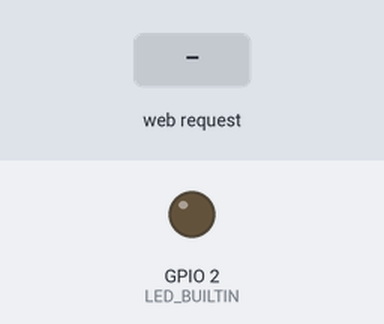
This sketch was run on a simulated ESP8266 (NodeMCU). Parts: output pins drawn as LEDs (lit = HIGH, except the on-board LED, lit = LOW). The inputs (shaded band) are chosen by the test bench.

Above: at 1.2 s.
1.3 s: HTTP request GET / received
At 3.3 s:
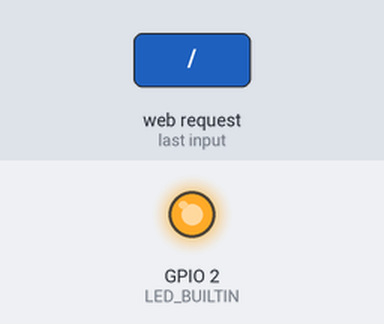
Timing chart, 0 to 7.1 s (numbered marks = the images above; inputs shaded):
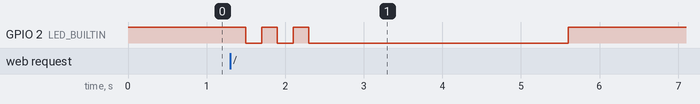

The sketch:

batch_node_server.ino
```cpp
#include <ESP8266WiFi.h>
#include <Arduino.h>
#include <ESPAsyncTCP.h>
#include <ESPAsyncWebServer.h>

const char *ssid = "dbnet.net";
const char *password = "dbnet-2024";

char sta_num[3] = "0";

char pirs_data[5] = "0", dhtc_data[33] = "{\"tem\":0,\"fsd\":0}", ldrc_data[33] = "{\"lux\":0,\"mot\":0}", ser_data[33], payload[100];

AsyncWebServer server(80);

const char index_html[] PROGMEM = R"rawliteral(
<!DOCTYPE html>
<html lang="en">
<head>
    <meta charset="UTF-8">
    <meta http-equiv="X-UA-Compatible" content="IE=edge">
    <meta name="viewport" content="width=device-width, initial-scale=1.0">
    <title>IoT Data Board</title>
    <style>
        body {
            text-align: center;
            font-family: Arial, sans-serif;
            background-color: #f2f2f2;
            margin: 0;
        }

        main {
            position: absolute;
            top: 0;
            right: 0;
            bottom: 0;
            left: 0;
            padding: 0 20%;
            display: flex;
            flex-direction: column;
            justify-content: center;
            align-items: center;
        }

        h1 {
            color: #c46b18;
            margin-bottom: 1rem;
        }

        .params-container {
            display: flex;
            width: 100%;
            gap: 1rem;
            margin-block: 1rem;
            margin-bottom: 2rem;
            justify-content: center;
        }

        .params {
            border: 1px solid #ccc;
            padding: 1rem;
            border-radius: 6px;
            display: flex;
            flex-direction: column;
            align-items: center;
            justify-content: space-between;
            gap: 1rem;
            background-color: #ffffff;
            box-shadow: 0px 2px 6px rgba(0, 0, 0, 0.1);
            transition: transform 0.2s ease-in-out;
        }

        .params:hover {
            transform: translateY(-5px);
        }

        .param-value {
            width: 100%;
            padding: 0.5rem;
            font-weight: 600;
            text-align: center;
            border: none;
            background-color: #ffffff;
            outline: none;
            color: #333;
        }

        @media only screen and (max-width: 780px) {
            main {
                padding: 0;
                padding: 1rem;
            }
            .param {
                width: 100%;
            }
        }
    </style>
</head>
<body>
    <main>
        <h1>Data Board</h1>
        <div class="params-container">
            <div class="params">
                Temperature
                <input
                    title="Temperature"
                    disabled
                    id="temp"
                    class="param-value"
                    value="0"
                />
            </div>
            <div class="params">
                Fan Speed
                <input
                    title="Fan Speed"
                    disabled
                    id="fs"
                    class="param-value"
                    value="0"
                />
            </div>
            <div class="params">
                Light Intensity
                <input
                    title="Light Intensity"
                    disabled
                    id="lux"
                    class="param-value"
                    value="0"
                />
            </div>
            <div class="params">
                Motion 1
                <input
                    title="Motion Sensor"
                    disabled
                    id="mot1"
                    class="param-value"
                    value="No Motion"
                />
            </div>
            <div class="params">
                Motion 2
                <input
                    title="Motion Sensor"
                    disabled
                    id="mot2"
                    class="param-value"
                    value="No Motion"
                />
            </div>
        </div>
    </main>

    <script lang="text/javascript">
        let tem = document.getElementById('temp');
        let fsd = document.getElementById('fs');
        let lux = document.getElementById('lux');
        let mot1 = document.getElementById('mot1');
        let mot2 = document.getElementById('mot2');

        function processmotion(x)
        {
          if(x==1)
          {
            return "Motion Detected!";
          }
          else if(x==0)
          {
            return "No Motion";
          }
        }
        function getPayLoad() {
            var xhttp = new XMLHttpRequest();
            xhttp.onreadystatechange = function() {
                if (this.readyState == 4 && this.status == 200) {
                    let payLoad = JSON.parse(this.responseText);
                    tem.setAttribute('value', payLoad.dhtc.tem);
                    fsd.setAttribute('value', payLoad.dhtc.fsd);
                    lux.setAttribute('value', payLoad.ldrc.lux);
                    mot1.setAttribute('value', processmotion(payLoad.ldrc.mot));
                    mot2.setAttribute('value', processmotion(payLoad.pirs));
                }
            };
            xhttp.open("GET", "/get-all", true);
            xhttp.send();
        }
        getPayLoad();
        setInterval(getPayLoad, 1500);
    </script>
</body>
</html>

)rawliteral";


class Blinker {
  int ledPin;
  long onTime;
  long offTime;

  int ledState;
  unsigned long previousMillis;
  unsigned long currentMillis;

public:
  Blinker(int pin, long on, long off) {
    ledPin = pin;
    pinMode(ledPin, OUTPUT);

    onTime = on;
    offTime = off;
    ledState = LOW;
    previousMillis = 0;
  }
  void Update() {
    currentMillis = millis();
    if ((ledState == HIGH) && (currentMillis - previousMillis >= onTime)) {
      ledState = LOW;
      previousMillis = currentMillis;
      digitalWrite(ledPin, ledState);
    } else if ((ledState == LOW) && (currentMillis - previousMillis >= offTime)) {
      ledState = HIGH;
      previousMillis = currentMillis;
      digitalWrite(ledPin, ledState);
    }
  }
} statusLed(LED_BUILTIN, 5000, 300);
;

void handlePing(const char name[], const int n_len, const char value[], const int v_len) {
  if (strcmp(name, "dhtc") == 0) {
    dhtc_data[0] = '\0';
    strcpy(dhtc_data, value);
  } else if (strcmp(name, "pirs") == 0) {
    pirs_data[0] = '\0';
    strcpy(pirs_data, value);
  }
}

void loadjson() {
  payload[0] = '\0';
  sprintf(payload, "{\"sta\":%s,\"pirs\":%s,\"dhtc\":%s,\"ldrc\":%s}", sta_num, pirs_data, dhtc_data, ldrc_data);
}

void flash() {
  for (int i = 0; i < 3; i++) {
    digitalWrite(LED_BUILTIN, 1);
    delay(200);
    digitalWrite(LED_BUILTIN, 0);
    delay(200);
  }
}

void setup() {
  Serial.begin(9600);
  pinMode(LED_BUILTIN, OUTPUT);
  pinMode(0, 0);
  WiFi.softAP(ssid, password, 1, 0, 8);
  IPAddress IP = WiFi.softAPIP();
  digitalWrite(LED_BUILTIN, 1);

  payload[0] = '\0';

  ser_data[0] = '\0';

  // pirs_data[0] = '\0';
  // ldrc_data[0] = '\0';
  // dhtc_data[0] = '\0';

  server.on("/", HTTP_GET, [](AsyncWebServerRequest *request) {
    flash();
    request->send_P(200, "text/html", index_html);
  });

  server.on("/sta-count", HTTP_GET, [](AsyncWebServerRequest *request) {
    request->send_P(200, "text/plain", sta_num);
  });

  server.on("/get-all", HTTP_GET, [](AsyncWebServerRequest *request) {
    loadjson();
    request->send_P(200, "text/plain", payload);
  });

  server.on("/ping", HTTP_GET, [](AsyncWebServerRequest *request) {
    String name = request->getParam(0)->value();
    String value = request->getParam(1)->value();
    char n_buffer[65], v_buffer[65];
    strcpy(n_buffer, name.c_str());
    strcpy(v_buffer, value.c_str());
    handlePing(n_buffer, strlen(n_buffer), v_buffer, strlen(v_buffer));
    request->send(200);
  });

  server.begin();
}

void loop() {
  statusLed.Update();
  sprintf(sta_num, "%d", WiFi.softAPgetStationNum());
  if (Serial.available()) {
    ser_data[0] = '\0';
    while (Serial.available()) {
      delay(3);
      char m = Serial.read();
      byte len = strlen(ser_data);
      if (m != '\n' || m != '\r') {
        ser_data[len] = m;
        ser_data[len + 1] = '\0';
      }
    }
    strcpy(ldrc_data, ser_data);
  }
}
```
